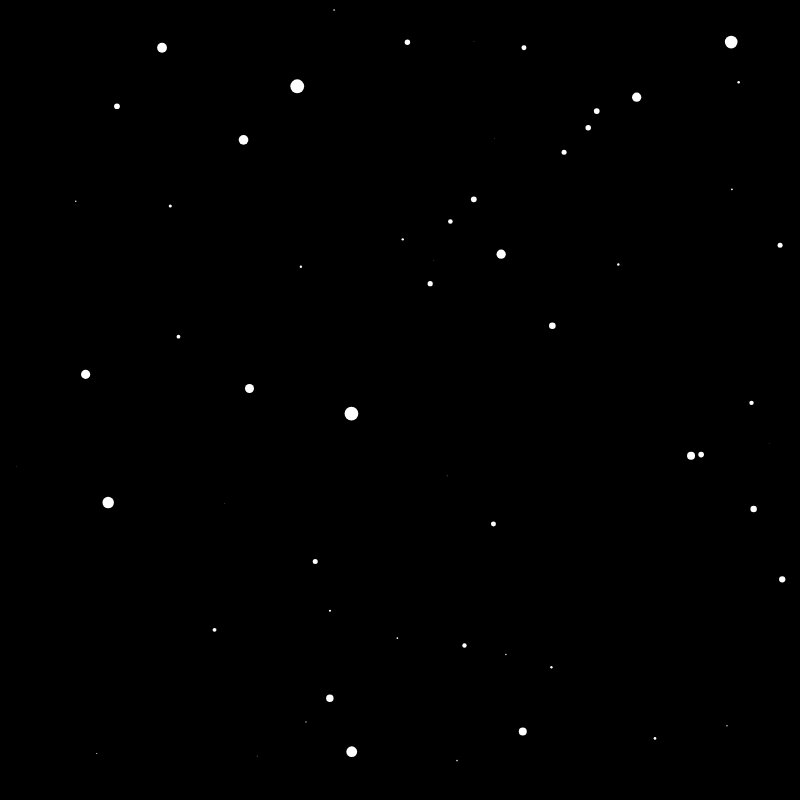
Frame 1 (no input)
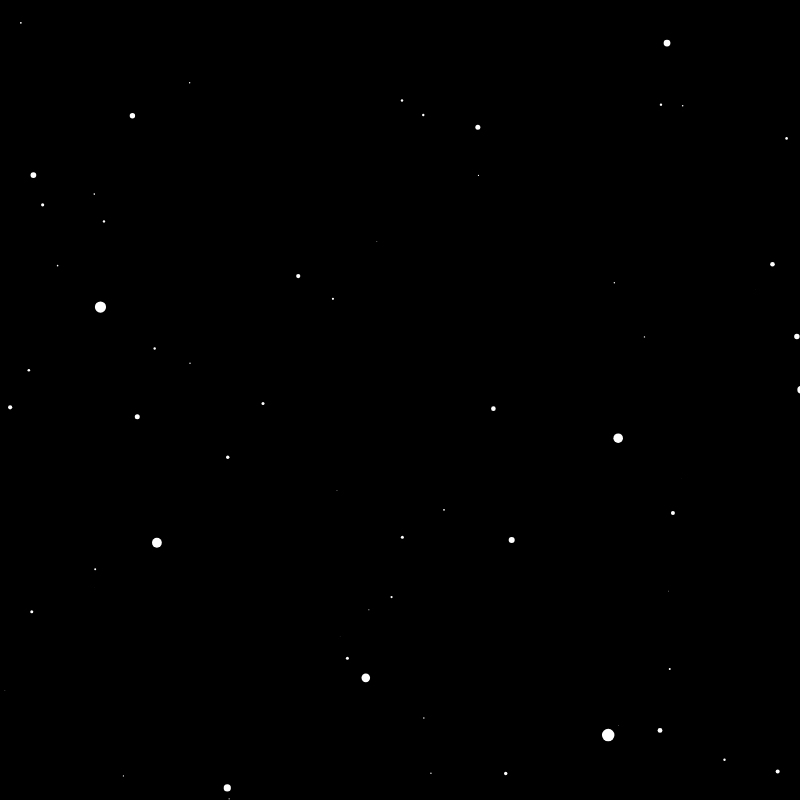
Frame 60 (no input)
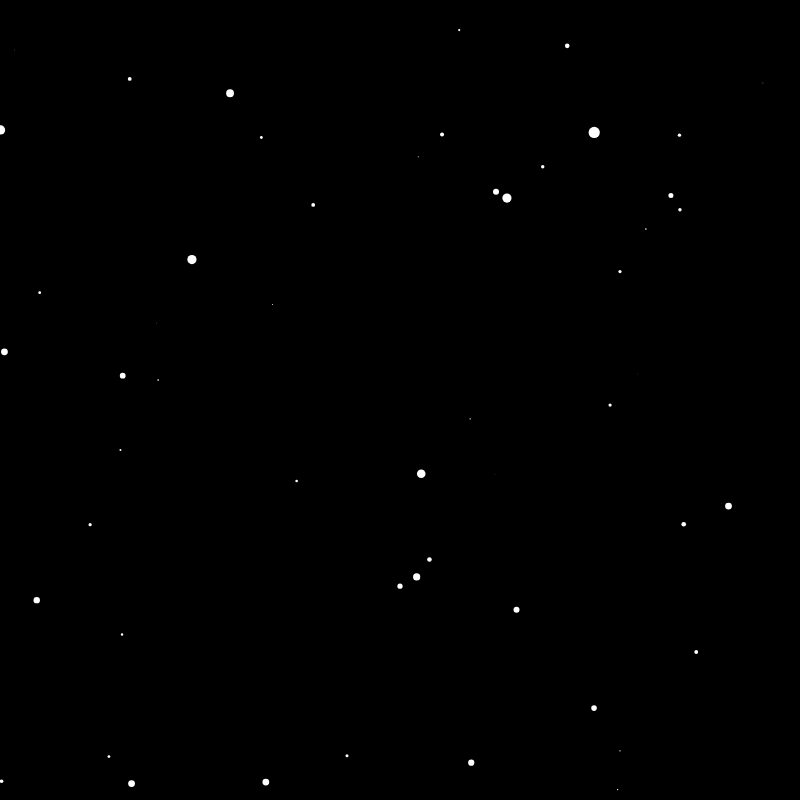
Frame 120 (the mouse pressed at the canvas centre since frame 60)

The p5.js sketch that drew these frames (run headless with seeded random() and noise() and a simulated clock; from frame 60 on, the mouse is pressed at the canvas centre):

// p5.js sketch
// ── sketch.js
var stars = [];

function setup() {
  createCanvas(800, 800);

  fill(255);

  for( var i = 0; i < 800; i++ ) {
    stars.push( new Star() );
  }
}

function draw() {
  background( 0 );

  translate( width/2, height/2 );

  for( var i = 0; i < stars.length; i++ ) {
    stars[i].update();
    stars[i].show();
  }

}


function Star() {
  var x = random( -width, width );
  var y = random( -height, height );
  var z = random( width );

  var size = random( 2, 20 );

  this.show = function() {
    fill( 255 );
    noStroke();

    var sx = map( x / z, 0, 1, 0, width );
    var sy = map( y / z, 0, 1, 0, height );

    var r = map( z, 0, width, 16, 0 );

    ellipse( sx, sy, r, r );
  }

  this.update = function() {
    z = z - 10;

    if ( z < 1 ) {
      z = width;
      x = random( -width, width );
      y = random( -height, height );
    }
  }
}
